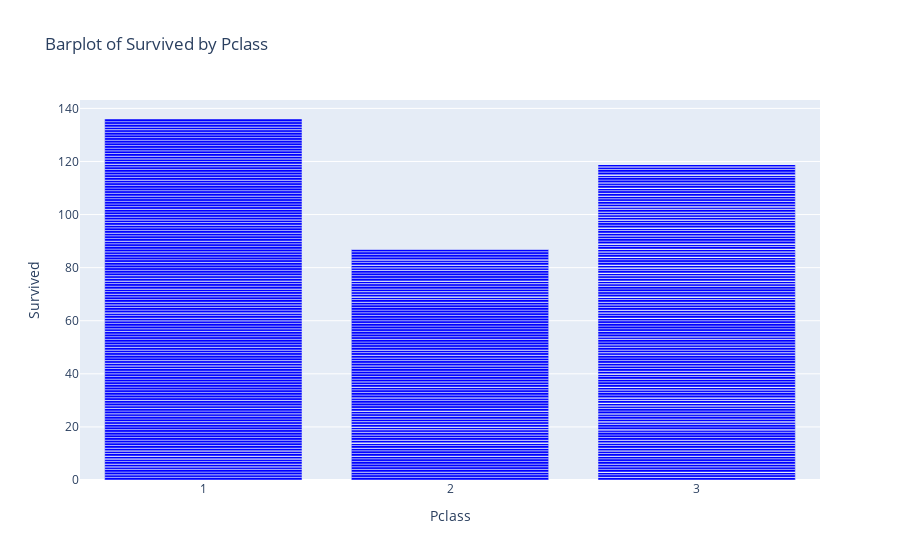

This figure's notebook cell:
### Code cell
fig = go.Figure(data=[

    go.Bar(x=df_train['Pclass'], y=df_train['Survived'], marker=dict(color='blue'))

])


fig.update_layout(title='Barplot of Survived by Pclass',

                  xaxis_title='Pclass',

                  yaxis_title='Survived')


fig.show()

### Figure 1 — Plotly figure (JSON) as saved in the notebook; plotly's stock layout.template omitted (floating-point values rounded to 4 significant figures; data arrays with more than 128 entries replaced by an {"elided": "..."} marker saying what was removed)
{"data": [{"marker": {"color": "blue"}, "type": "bar", "x": {"elided": "891 int values"}, "y": {"elided": "891 int values"}}], "layout": {"title": {"text": "Barplot of Survived by Pclass"}, "xaxis": {"title": {"text": "Pclass"}}, "yaxis": {"title": {"text": "Survived"}}}}
